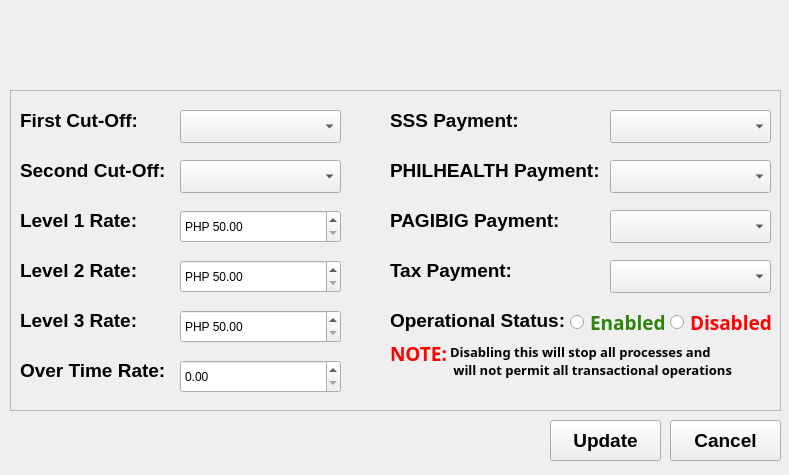
<?xml version="1.0" encoding="UTF-8"?>
<ui version="4.0">
 <class>UpdateConfigWindow</class>
 <widget class="QMainWindow" name="UpdateConfigWindow">
  <property name="geometry">
   <rect>
    <x>0</x>
    <y>0</y>
    <width>789</width>
    <height>475</height>
   </rect>
  </property>
  <property name="windowTitle">
   <string>Global Configurations</string>
  </property>
  <property name="windowIcon">
   <iconset>
    <normaloff>../icons/favicon.png</normaloff>../icons/favicon.png</iconset>
  </property>
  <widget class="QWidget" name="centralwidget">
   <widget class="QFrame" name="generalInfo_frame">
    <property name="geometry">
     <rect>
      <x>10</x>
      <y>90</y>
      <width>771</width>
      <height>321</height>
     </rect>
    </property>
    <property name="frameShape">
     <enum>QFrame::StyledPanel</enum>
    </property>
    <property name="frameShadow">
     <enum>QFrame::Raised</enum>
    </property>
    <widget class="QComboBox" name="start_combo">
     <property name="geometry">
      <rect>
       <x>170</x>
       <y>20</y>
       <width>161</width>
       <height>33</height>
      </rect>
     </property>
    </widget>
    <widget class="QLabel" name="label_5">
     <property name="geometry">
      <rect>
       <x>10</x>
       <y>20</y>
       <width>121</width>
       <height>21</height>
      </rect>
     </property>
     <property name="font">
      <font>
       <family>Arial</family>
       <pointsize>14</pointsize>
       <weight>75</weight>
       <bold>true</bold>
      </font>
     </property>
     <property name="text">
      <string>First Cut-Off:</string>
     </property>
    </widget>
    <widget class="QLabel" name="label_6">
     <property name="geometry">
      <rect>
       <x>10</x>
       <y>70</y>
       <width>151</width>
       <height>21</height>
      </rect>
     </property>
     <property name="font">
      <font>
       <family>Arial</family>
       <pointsize>14</pointsize>
       <weight>75</weight>
       <bold>true</bold>
      </font>
     </property>
     <property name="text">
      <string>Second Cut-Off:</string>
     </property>
    </widget>
    <widget class="QComboBox" name="end_combo">
     <property name="geometry">
      <rect>
       <x>170</x>
       <y>70</y>
       <width>161</width>
       <height>33</height>
      </rect>
     </property>
    </widget>
    <widget class="QLabel" name="label_7">
     <property name="geometry">
      <rect>
       <x>10</x>
       <y>120</y>
       <width>121</width>
       <height>21</height>
      </rect>
     </property>
     <property name="font">
      <font>
       <family>Arial</family>
       <pointsize>14</pointsize>
       <weight>75</weight>
       <bold>true</bold>
      </font>
     </property>
     <property name="text">
      <string>Level 1 Rate:</string>
     </property>
    </widget>
    <widget class="QLabel" name="label_8">
     <property name="geometry">
      <rect>
       <x>10</x>
       <y>170</y>
       <width>121</width>
       <height>21</height>
      </rect>
     </property>
     <property name="font">
      <font>
       <family>Arial</family>
       <pointsize>14</pointsize>
       <weight>75</weight>
       <bold>true</bold>
      </font>
     </property>
     <property name="text">
      <string>Level 2 Rate:</string>
     </property>
    </widget>
    <widget class="QLabel" name="label_9">
     <property name="geometry">
      <rect>
       <x>10</x>
       <y>220</y>
       <width>121</width>
       <height>21</height>
      </rect>
     </property>
     <property name="font">
      <font>
       <family>Arial</family>
       <pointsize>14</pointsize>
       <weight>75</weight>
       <bold>true</bold>
      </font>
     </property>
     <property name="text">
      <string>Level 3 Rate:</string>
     </property>
    </widget>
    <widget class="QLabel" name="label_10">
     <property name="geometry">
      <rect>
       <x>10</x>
       <y>270</y>
       <width>151</width>
       <height>21</height>
      </rect>
     </property>
     <property name="font">
      <font>
       <family>Arial</family>
       <pointsize>14</pointsize>
       <weight>75</weight>
       <bold>true</bold>
      </font>
     </property>
     <property name="text">
      <string>Over Time Rate:</string>
     </property>
    </widget>
    <widget class="QDoubleSpinBox" name="lvl_1_rate_edit">
     <property name="geometry">
      <rect>
       <x>170</x>
       <y>120</y>
       <width>161</width>
       <height>33</height>
      </rect>
     </property>
     <property name="prefix">
      <string>PHP </string>
     </property>
     <property name="minimum">
      <double>50.000000000000000</double>
     </property>
     <property name="maximum">
      <double>1000.000000000000000</double>
     </property>
    </widget>
    <widget class="QDoubleSpinBox" name="lvl_2_rate_edit">
     <property name="geometry">
      <rect>
       <x>170</x>
       <y>170</y>
       <width>161</width>
       <height>33</height>
      </rect>
     </property>
     <property name="prefix">
      <string>PHP </string>
     </property>
     <property name="minimum">
      <double>50.000000000000000</double>
     </property>
     <property name="maximum">
      <double>1000.000000000000000</double>
     </property>
    </widget>
    <widget class="QDoubleSpinBox" name="lvl_3_rate_edit">
     <property name="geometry">
      <rect>
       <x>170</x>
       <y>220</y>
       <width>161</width>
       <height>33</height>
      </rect>
     </property>
     <property name="prefix">
      <string>PHP </string>
     </property>
     <property name="minimum">
      <double>50.000000000000000</double>
     </property>
     <property name="maximum">
      <double>1000.000000000000000</double>
     </property>
    </widget>
    <widget class="QDoubleSpinBox" name="ot_rate_edit">
     <property name="geometry">
      <rect>
       <x>170</x>
       <y>270</y>
       <width>161</width>
       <height>33</height>
      </rect>
     </property>
    </widget>
    <widget class="QComboBox" name="sss_pday">
     <property name="geometry">
      <rect>
       <x>600</x>
       <y>20</y>
       <width>161</width>
       <height>33</height>
      </rect>
     </property>
    </widget>
    <widget class="QLabel" name="label_11">
     <property name="geometry">
      <rect>
       <x>380</x>
       <y>20</y>
       <width>171</width>
       <height>21</height>
      </rect>
     </property>
     <property name="font">
      <font>
       <family>Arial</family>
       <pointsize>14</pointsize>
       <weight>75</weight>
       <bold>true</bold>
      </font>
     </property>
     <property name="text">
      <string>SSS Payment:</string>
     </property>
    </widget>
    <widget class="QLabel" name="label_12">
     <property name="geometry">
      <rect>
       <x>380</x>
       <y>70</y>
       <width>211</width>
       <height>21</height>
      </rect>
     </property>
     <property name="font">
      <font>
       <family>Arial</family>
       <pointsize>14</pointsize>
       <weight>75</weight>
       <bold>true</bold>
      </font>
     </property>
     <property name="text">
      <string>PHILHEALTH Payment:</string>
     </property>
    </widget>
    <widget class="QComboBox" name="philhealth_pday">
     <property name="geometry">
      <rect>
       <x>600</x>
       <y>70</y>
       <width>161</width>
       <height>33</height>
      </rect>
     </property>
    </widget>
    <widget class="QLabel" name="label_13">
     <property name="geometry">
      <rect>
       <x>380</x>
       <y>120</y>
       <width>171</width>
       <height>21</height>
      </rect>
     </property>
     <property name="font">
      <font>
       <family>Arial</family>
       <pointsize>14</pointsize>
       <weight>75</weight>
       <bold>true</bold>
      </font>
     </property>
     <property name="text">
      <string>PAGIBIG Payment:</string>
     </property>
    </widget>
    <widget class="QComboBox" name="pagibig_pday">
     <property name="geometry">
      <rect>
       <x>600</x>
       <y>120</y>
       <width>161</width>
       <height>33</height>
      </rect>
     </property>
    </widget>
    <widget class="QLabel" name="label_14">
     <property name="geometry">
      <rect>
       <x>380</x>
       <y>170</y>
       <width>171</width>
       <height>21</height>
      </rect>
     </property>
     <property name="font">
      <font>
       <family>Arial</family>
       <pointsize>14</pointsize>
       <weight>75</weight>
       <bold>true</bold>
      </font>
     </property>
     <property name="text">
      <string>Tax Payment:</string>
     </property>
    </widget>
    <widget class="QComboBox" name="tax_pday">
     <property name="geometry">
      <rect>
       <x>600</x>
       <y>170</y>
       <width>161</width>
       <height>33</height>
      </rect>
     </property>
    </widget>
   </widget>
   <widget class="QPushButton" name="cancel_btn">
    <property name="geometry">
     <rect>
      <x>670</x>
      <y>420</y>
      <width>111</width>
      <height>41</height>
     </rect>
    </property>
    <property name="font">
     <font>
      <family>Arial</family>
      <pointsize>14</pointsize>
      <weight>75</weight>
      <bold>true</bold>
     </font>
    </property>
    <property name="focusPolicy">
     <enum>Qt::TabFocus</enum>
    </property>
    <property name="text">
     <string>Cancel</string>
    </property>
    <property name="icon">
     <iconset>
      <normaloff>../icons/close.png</normaloff>../icons/close.png</iconset>
    </property>
    <property name="iconSize">
     <size>
      <width>30</width>
      <height>30</height>
     </size>
    </property>
   </widget>
   <widget class="QPushButton" name="update_btn">
    <property name="geometry">
     <rect>
      <x>550</x>
      <y>420</y>
      <width>111</width>
      <height>41</height>
     </rect>
    </property>
    <property name="font">
     <font>
      <family>Arial</family>
      <pointsize>14</pointsize>
      <weight>75</weight>
      <bold>true</bold>
     </font>
    </property>
    <property name="focusPolicy">
     <enum>Qt::TabFocus</enum>
    </property>
    <property name="text">
     <string>Update</string>
    </property>
    <property name="icon">
     <iconset>
      <normaloff>../icons/recs.png</normaloff>../icons/recs.png</iconset>
    </property>
    <property name="iconSize">
     <size>
      <width>30</width>
      <height>30</height>
     </size>
    </property>
   </widget>
   <widget class="QLabel" name="label">
    <property name="geometry">
     <rect>
      <x>370</x>
      <y>10</y>
      <width>71</width>
      <height>71</height>
     </rect>
    </property>
    <property name="text">
     <string/>
    </property>
    <property name="pixmap">
     <pixmap>../icons/settings2.png</pixmap>
    </property>
    <property name="scaledContents">
     <bool>true</bool>
    </property>
   </widget>
   <widget class="QLabel" name="label_15">
    <property name="geometry">
     <rect>
      <x>450</x>
      <y>340</y>
      <width>321</width>
      <height>41</height>
     </rect>
    </property>
    <property name="font">
     <font>
      <family>Noto Sans</family>
      <pointsize>10</pointsize>
      <weight>75</weight>
      <bold>true</bold>
     </font>
    </property>
    <property name="text">
     <string>Disabling this will stop all processes and
 will not permit all transactional operations</string>
    </property>
   </widget>
   <widget class="QRadioButton" name="enable_radio">
    <property name="geometry">
     <rect>
      <x>570</x>
      <y>311</y>
      <width>101</width>
      <height>23</height>
     </rect>
    </property>
    <property name="font">
     <font>
      <family>Noto Sans</family>
      <pointsize>14</pointsize>
      <weight>75</weight>
      <bold>true</bold>
     </font>
    </property>
    <property name="styleSheet">
     <string notr="true">color: rgb(45, 132, 13);</string>
    </property>
    <property name="text">
     <string>Enabled</string>
    </property>
   </widget>
   <widget class="QLabel" name="label_17">
    <property name="geometry">
     <rect>
      <x>390</x>
      <y>340</y>
      <width>61</width>
      <height>21</height>
     </rect>
    </property>
    <property name="font">
     <font>
      <family>Noto Sans</family>
      <pointsize>14</pointsize>
      <weight>75</weight>
      <bold>true</bold>
     </font>
    </property>
    <property name="styleSheet">
     <string notr="true">color: orangered;</string>
    </property>
    <property name="text">
     <string>&lt;html&gt;&lt;head/&gt;&lt;body&gt;&lt;p&gt;&lt;span style=&quot; color:#ff0000;&quot;&gt;NOTE: &lt;/span&gt;&lt;/p&gt;&lt;/body&gt;&lt;/html&gt;</string>
    </property>
   </widget>
   <widget class="QRadioButton" name="disable_radio">
    <property name="geometry">
     <rect>
      <x>670</x>
      <y>311</y>
      <width>111</width>
      <height>23</height>
     </rect>
    </property>
    <property name="font">
     <font>
      <family>Noto Sans</family>
      <pointsize>14</pointsize>
      <weight>75</weight>
      <bold>true</bold>
     </font>
    </property>
    <property name="styleSheet">
     <string notr="true">color: rgb(255, 0, 4);</string>
    </property>
    <property name="text">
     <string>Disabled</string>
    </property>
   </widget>
   <widget class="QLabel" name="label_19">
    <property name="geometry">
     <rect>
      <x>390</x>
      <y>310</y>
      <width>181</width>
      <height>21</height>
     </rect>
    </property>
    <property name="font">
     <font>
      <family>Arial</family>
      <pointsize>14</pointsize>
      <weight>75</weight>
      <bold>true</bold>
     </font>
    </property>
    <property name="text">
     <string>Operational Status:</string>
    </property>
   </widget>
  </widget>
 </widget>
 <tabstops>
  <tabstop>start_combo</tabstop>
  <tabstop>end_combo</tabstop>
  <tabstop>lvl_1_rate_edit</tabstop>
  <tabstop>lvl_2_rate_edit</tabstop>
  <tabstop>lvl_3_rate_edit</tabstop>
  <tabstop>ot_rate_edit</tabstop>
  <tabstop>sss_pday</tabstop>
  <tabstop>philhealth_pday</tabstop>
  <tabstop>pagibig_pday</tabstop>
  <tabstop>tax_pday</tabstop>
  <tabstop>enable_radio</tabstop>
  <tabstop>disable_radio</tabstop>
  <tabstop>update_btn</tabstop>
  <tabstop>cancel_btn</tabstop>
 </tabstops>
 <resources/>
 <connections/>
</ui>
